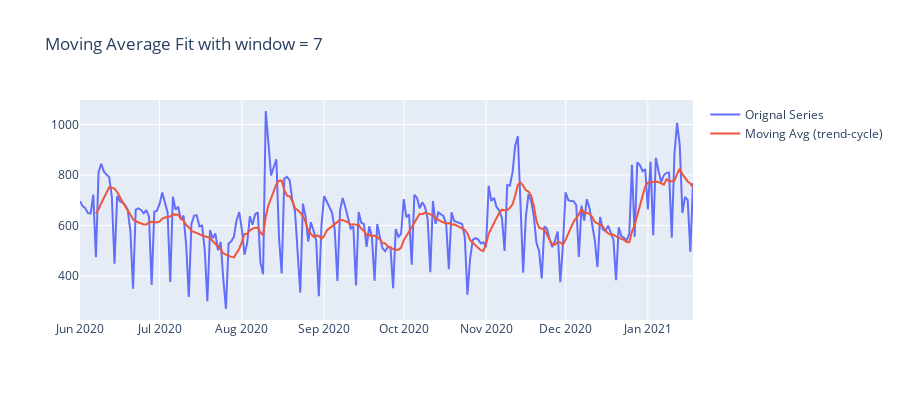
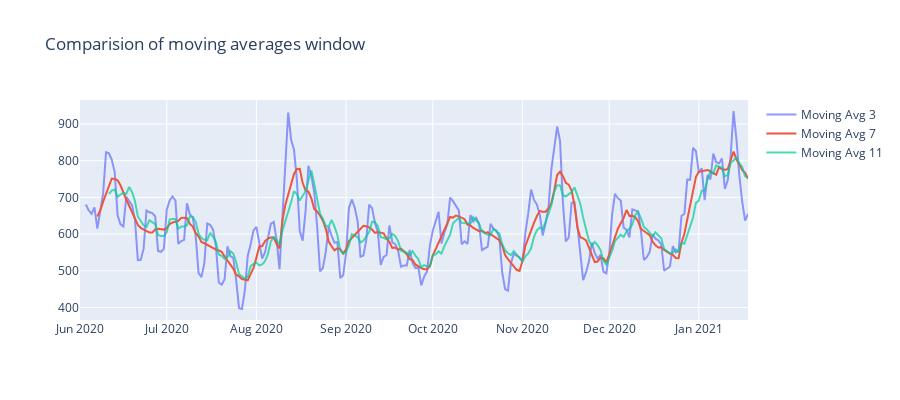

Notebook cell for these charts, in order:
### Markdown cell above
## Simple Moving Average

- Moving Average smoothing is the process of removing coarseness in a plot of raw time series data.
- Thus most common use of simple moving averages is for estimating the trend-cycle from seasonal data. 
- We can smooth out seasonal patterns by setting the length of our moving average to equal the pattern’s length. If there is no seasonal pattern in our data, we choose a length that makes sense. Longer lengths will produce smoother lines.
- i.e 7-MA can be used to estimate the trend-cycle of daily data with a weekly(lag7) seasonality.

### Code cell
window = 7 #seasonal lag
moving_avg_7 = train.rolling(window).mean() #taking a rolling mean with window=seasonal lag estimates trend-cycle
moving_avg_3 = train.rolling(3).mean()
moving_avg_11 = train.rolling(11).mean()

fig = go.Figure()
fig.add_trace(go.Scatter(x=train.index,y=train.values,
                    mode='lines',
                    name='Orignal Series'))
fig.add_trace(go.Scatter(x=moving_avg_7.index,y=moving_avg_7.values,
                    mode='lines',
                    name='Moving Avg (trend-cycle)'))

fig.update_layout(height=400,
                 title=f'Moving Average Fit with window = {window}')
fig.show()


fig = go.Figure()
fig.add_trace(go.Scatter(x=moving_avg_3.index,y=moving_avg_3.values,opacity=0.7,
                    mode='lines',
                    name='Moving Avg 3'))
fig.add_trace(go.Scatter(x=moving_avg_7.index,y=moving_avg_7.values,
                    mode='lines',
                    name='Moving Avg 7'))
fig.add_trace(go.Scatter(x=moving_avg_11.index,y=moving_avg_11.values,opacity=0.7,
                    mode='lines',
                    name='Moving Avg 11'))

fig.update_layout(height=400,
                 title=f'Comparision of moving averages window')
fig.show()

### Figure 1 — Plotly figure (JSON) as saved in the notebook; plotly's stock layout.template omitted (floating-point values rounded to 4 significant figures; data arrays with more than 128 entries replaced by an {"elided": "..."} marker saying what was removed)
{"data": [{"mode": "lines", "name": "Orignal Series", "type": "scatter", "x": {"elided": "232 str values"}, "y": {"elided": "232 float values"}}, {"mode": "lines", "name": "Moving Avg (trend-cycle)", "type": "scatter", "x": {"elided": "232 str values"}, "y": {"elided": "232 float values"}}], "layout": {"height": 400, "title": {"text": "Moving Average Fit with window = 7"}}}

### Figure 2 — Plotly figure (JSON) as saved in the notebook; plotly's stock layout.template omitted (floating-point values rounded to 4 significant figures; data arrays with more than 128 entries replaced by an {"elided": "..."} marker saying what was removed)
{"data": [{"mode": "lines", "name": "Moving Avg 3", "opacity": 0.7, "type": "scatter", "x": {"elided": "232 str values"}, "y": {"elided": "232 float values"}}, {"mode": "lines", "name": "Moving Avg 7", "type": "scatter", "x": {"elided": "232 str values"}, "y": {"elided": "232 float values"}}, {"mode": "lines", "name": "Moving Avg 11", "opacity": 0.7, "type": "scatter", "x": {"elided": "232 str values"}, "y": {"elided": "232 float values"}}], "layout": {"height": 400, "title": {"text": "Comparision of moving averages window"}}}
